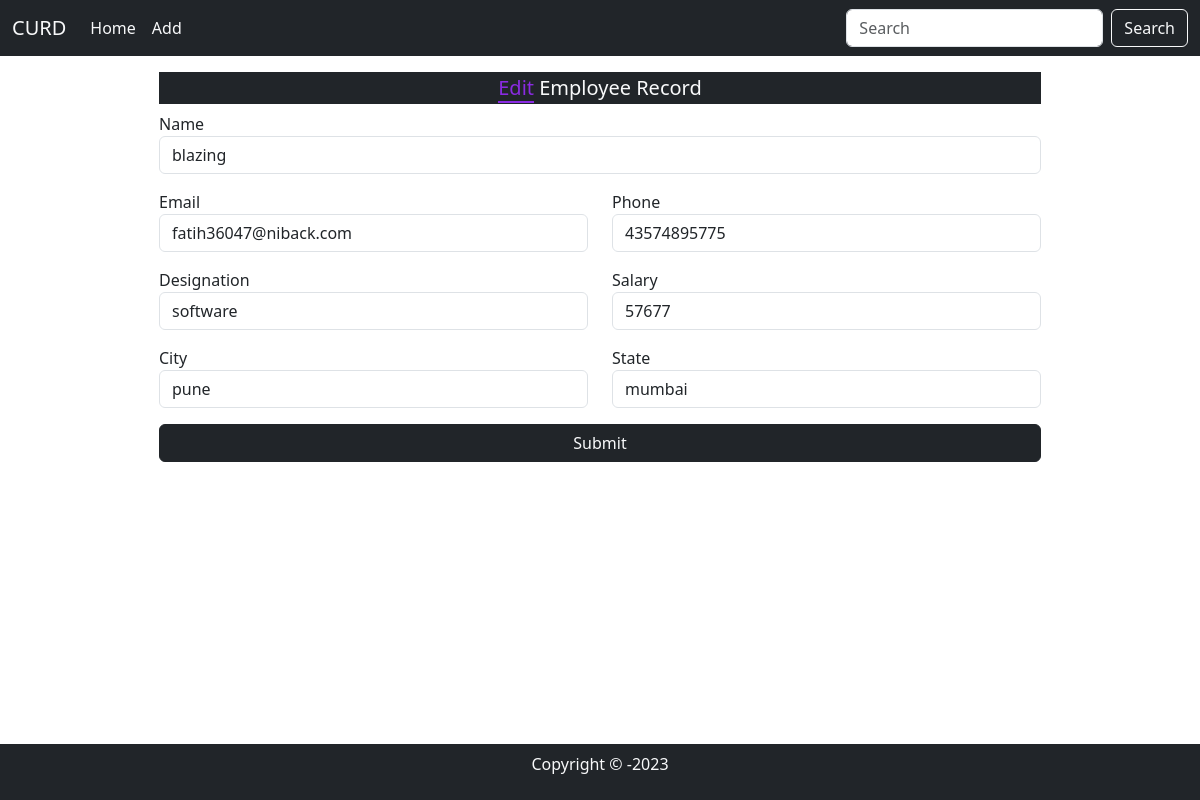
/edit/13/, run on the app's committed database.
### mainApp/models.py (models this page shows, shortened)
class Employee(models.Model):
    id = models.AutoField(primary_key=True)
    name = models.CharField(max_length=20)
    email = models.EmailField(max_length=20)
    phone = models.CharField(max_length=3)
    dsg = models.CharField(max_length=20)
    salary = models.IntegerField()
    city = models.CharField(max_length=30, null=True, blank=True, default="")
    state = models.CharField(max_length=30, null=True, blank=True, default="")

### mainApp/views.py (the view, shortened to what this page needs)
# urls.py: path("edit/<int:id>/",views.editPage),
def editPage(Request, id):
    try:
        data = Employee.objects.get(id=id)
        return render(Request, 'edit.html', {'data': data})
    except:
        pass
    return HttpResponseRedirect("/")

### mainApp/templates/edit.html (shortened to what this page needs)
{% extends 'index.html' %}
{% block data %}
<div class="container-fluid w-100 my-3">
    <div class="w-75 m-auto mid-section">
        <h5 class="text-light bg-dark text-center p-1"><span style="color: blueviolet; border-bottom: 2px solid blueviolet;">Edit</span> Employee Record</h5>
        <form action="" method="post">
            <div class="mb-3">
                <label>Name</label>
                <input type="text" name="name" placeholder="Full Name" class="form-control" value="{{data.name}}" required>
            </div>
            <div class="row">
                <div class="mb-3 col-md-6">
                    <label>Email</label>
                    <input type="email" name="email" placeholder="Email" class="form-control" value="{{data.email}}" required>
                </div>
                <div class="mb-3 col-md-6">
                    <label>Phone</label>
                    <input type="text" name="phone" placeholder="Phone" class="form-control" value="{{data.phone}}" required maxlength="11">
                </div>
            </div>
            <div class="row">
                <div class="mb-3 col-md-6">
                    <label>Designation</label>
                    <input type="text" name="dsg" placeholder="Designation" class="form-control" value="{{data.dsg}}" required>
                </div>
                <div class="mb-3 col-md-6">
                    <label>Salary</label>
                    <input type="number" name="salary" placeholder="salary" class="form-control" value="{{data.salary}}" required>
                </div>
            </div>
            <div class="row">
                <div class="mb-3 col-md-6">
                    <label>City</label>
                    <input type="text" name="city" placeholder="city" class="form-control" value="{{data.city}}">
                </div>
                <div class="mb-3 col-md-6">
                    <label>State</label>
                    <input type="text" name="state" placeholder="state" class="form-control" value="{{data.state}}">
                </div>
            </div>
            <div class="mb-3">
                <button type="submit" class="btn btn-dark w-100 text-light">Submit</button>
            </div>
        </form>
    </div>
</div>
{% endblock %}

### mainApp/static/css/style.css (style rules this page uses)
.mid-section { height: 520px; overflow-y: auto; overflow-x: auto; }

### data on the page
Employee: name "blazing", email "fatih36047@niback.com", phone "43574895775", dsg "software", salary "57677", city "pune", state "mumbai"
